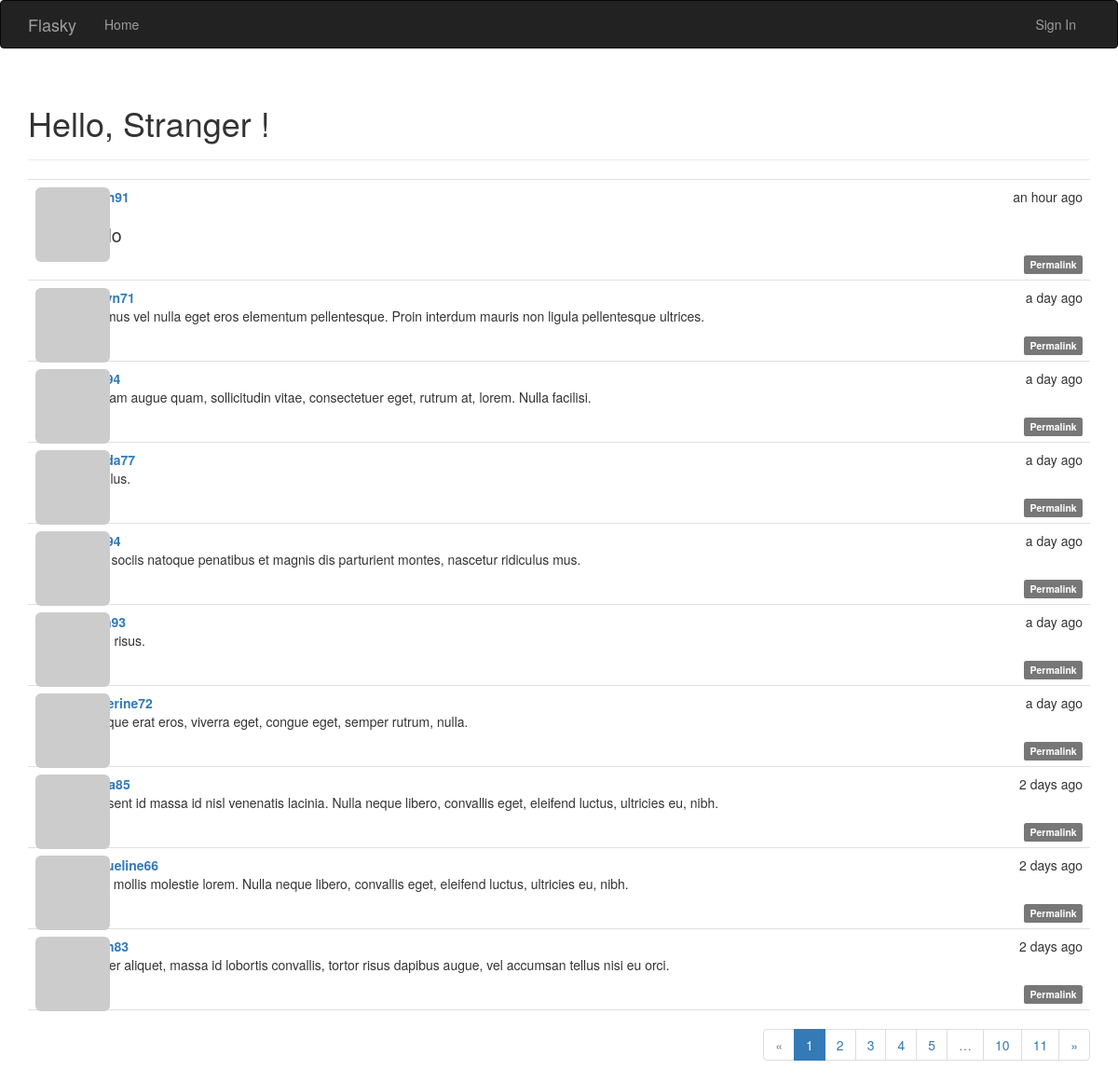
Before: / with the older database file.
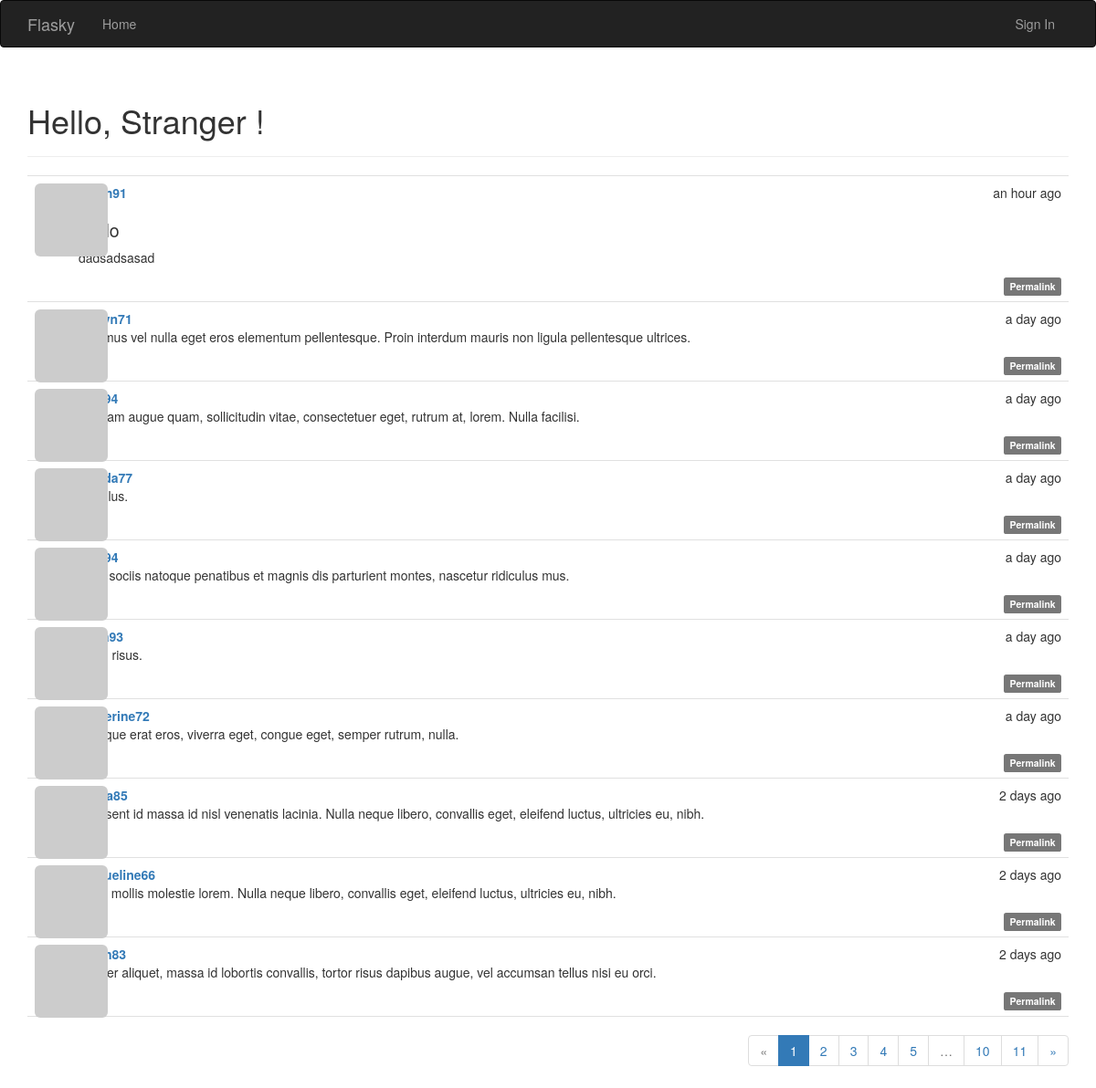
After: the same page with the newer database file.
### app/models.py (models this page shows, shortened)
class Post(db.Model):
    __tablename__ = 'posts'
    id = db.Column(db.Integer, primary_key=True)
    body = db.Column(db.Text)
    timestamp = db.Column(db.DateTime, index=True, default=datetime.utcnow)
    author_id = db.Column(db.Integer, db.ForeignKey('users.id'))
    body_html = db.Column(db.Text)

### app/main/views.py (the view)
@main.route('/', methods=['GET', 'POST'])
def index():
    form = PostForm()
    if current_user.can(Permission.WRITE_ARTICLES) and form.validate_on_submit():
        post = Post(body=form.body.data, author=current_user._get_current_object())
        db.session.add(post)
        return redirect(url_for('main.index'))
    page = request.args.get('page', 1, type=int)
    pagination = Post.query.order_by(Post.timestamp.desc()).paginate(
        page, per_page=current_app.config['FLASKY_POSTS_PER_PAGE'],
        error_out=False
    )
    posts = pagination.items
    return render_template('index.html', form=form, posts=posts, pagination=pagination)

### app/auth/views.py (called while the page is built)
@auth.before_app_request
def before_request():
    if current_user.is_authenticated:
        current_user.ping()
        if not current_user.confirmed \
            and request.endpoint[:5] != 'auth.' \
            and request.endpoint != "static":
            return redirect(url_for('auth.unconfirmed'))

### app/main/__init__.py (called while the page is built)
@main.app_context_processor
def inject_permissions():
    return dict(Permission=Permission)

### app/models.py (called while the page is built)
    def gravatar(self, size=100, default='identicon', rating='g'):
        if request.is_secure:
            url = 'https://secure.gravatar.com/avatar'
        else:
            url = 'https://www.gravatar.com/avatar'
        hash = self.avatar_hash or hashlib.md5(self.email.encode('utf-8')).hexdigest()
        return '{url}/{hash}?s={size}&d={default}&r={rating}'.format(
            url=url, hash=hash, size=size, default=default, rating=rating
        )

    def can(self, permissions):
        return False

    def is_administrator(self):
        return False

### app/templates/index.html (shortened to what this page needs)
{% extends "base.html" %}
{% import "bootstrap/wtf.html" as wtf %}
{% import "_macros.html" as macros %}
{% block page_content %}
    <div class="page-header">
        <h1>
            Hello,
            {% if current_user.is_authenticated %}
                {{ current_user.username }}
            {% else %}
                Stranger
            {% endif %}!
        </h1>
    </div>
    {% include '_posts.html' %}
    <div class="pagination">
        {{ macros.pagination_widget(pagination, 'main.index') }}
    </div>
{% endblock %}

### app/templates/_posts.html (shortened to what this page needs)
<ul class="posts">
    {% for post in posts %}
        <li class="post">
            <div class="post-thumbnail">
                <a href="{{ url_for('main.user', username=post.author.username) }}">
                    <img class="img-rounded profile-thumbnail" src="{{ post.author.gravatar(size=40) }}">
                </a>
            </div>
            <div class="post-content">
                <div class="post-date">{{ moment(post.timestamp).fromNow() }}</div>
                <div class="post-author">
                    <a href="{{ url_for('main.user', username=post.author.username) }}">
                        {{ post.author.username }}
                    </a>
                </div>
                <div class="post-body">
                    {% if post.body_html %}
                        {{ post.body_html | safe }}
                    {% else %}
                        {{ post.body }}
                    {% endif %}
                </div>
                <div class="post-footer">
                    <a href="{{ url_for('main.post', id=post.id) }}">
                        <span class="label label-default">Permalink</span>
                    </a>
                </div>
            </div>
        </li>
    {% endfor %}
</ul>

Changed rows visible on the page:
changed Post "an hour ago": body_html (not shown) → "dadsadsasad"
